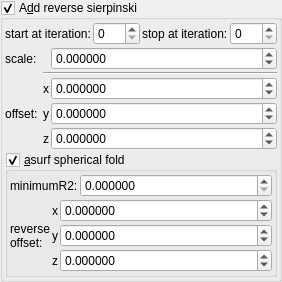
    <widget class="MyGroupBox" name="groupCheck_transf_function_enabled_false">
     <property name="title">
      <string>A&amp;dd reverse sierpinski</string>
     </property>
     <property name="checkable">
      <bool>true</bool>
     </property>
     <layout class="QVBoxLayout" name="verticalLayout_10" stretch="0,0,0">
      <property name="spacing">
       <number>2</number>
      </property>
      <property name="leftMargin">
       <number>2</number>
      </property>
      <property name="topMargin">
       <number>2</number>
      </property>
      <property name="rightMargin">
       <number>2</number>
      </property>
      <property name="bottomMargin">
       <number>2</number>
      </property>
      <item>
       <layout class="QGridLayout" name="gridLayout_75">
        <property name="spacing">
         <number>2</number>
        </property>
        <item row="0" column="1">
         <widget class="MySpinBox" name="spinboxInt_transf_start_iterations_C">
          <property name="sizePolicy">
           <sizepolicy hsizetype="Minimum" vsizetype="Maximum">
            <horstretch>0</horstretch>
            <verstretch>0</verstretch>
           </sizepolicy>
          </property>
          <property name="maximum">
           <number>999</number>
          </property>
         </widget>
        </item>
        <item row="0" column="0">
         <widget class="QLabel" name="label_263">
          <property name="text">
           <string>start at iteration:</string>
          </property>
         </widget>
        </item>
        <item row="0" column="2">
         <widget class="QLabel" name="label_264">
          <property name="text">
           <string>stop at iteration:</string>
          </property>
         </widget>
        </item>
        <item row="0" column="3">
         <widget class="MySpinBox" name="spinboxInt_transf_stop_iterations_C">
          <property name="sizePolicy">
           <sizepolicy hsizetype="Minimum" vsizetype="Maximum">
            <horstretch>0</horstretch>
            <verstretch>0</verstretch>
           </sizepolicy>
          </property>
          <property name="maximum">
           <number>999</number>
          </property>
         </widget>
        </item>
       </layout>
      </item>
      <item>
       <layout class="QGridLayout" name="gridLayout_65" columnstretch="0,0,0,1">
        <property name="spacing">
         <number>2</number>
        </property>
        <item row="0" column="3">
         <widget class="MyDoubleSpinBox" name="spinbox_transf_scale_1">
          <property name="sizePolicy">
           <sizepolicy hsizetype="Minimum" vsizetype="Maximum">
            <horstretch>0</horstretch>
            <verstretch>0</verstretch>
           </sizepolicy>
          </property>
          <property name="prefix">
           <string/>
          </property>
          <property name="suffix">
           <string/>
          </property>
          <property name="decimals">
           <number>6</number>
          </property>
          <property name="minimum">
           <double>-99.989999999999995</double>
          </property>
          <property name="maximum">
           <double>99.989999999999995</double>
          </property>
          <property name="singleStep">
           <double>0.100000000000000</double>
          </property>
         </widget>
        </item>
        <item row="4" column="3">
         <widget class="MyDoubleSpinBox" name="spinbox3_transf_offsetF_000_z">
          <property name="sizePolicy">
           <sizepolicy hsizetype="Minimum" vsizetype="Maximum">
            <horstretch>0</horstretch>
            <verstretch>0</verstretch>
           </sizepolicy>
          </property>
          <property name="prefix">
           <string/>
          </property>
          <property name="suffix">
           <string/>
          </property>
          <property name="decimals">
           <number>6</number>
          </property>
          <property name="minimum">
           <double>-99.989999999999995</double>
          </property>
          <property name="maximum">
           <double>99.989999999999995</double>
          </property>
          <property name="singleStep">
           <double>0.100000000000000</double>
          </property>
         </widget>
        </item>
        <item row="4" column="2">
         <widget class="QLabel" name="label_121">
          <property name="text">
           <string notr="true">z</string>
          </property>
         </widget>
        </item>
        <item row="2" column="2">
         <widget class="QLabel" name="label_120">
          <property name="text">
           <string notr="true">x</string>
          </property>
         </widget>
        </item>
        <item row="3" column="2">
         <widget class="QLabel" name="label_117">
          <property name="text">
           <string notr="true">y</string>
          </property>
         </widget>
        </item>
        <item row="2" column="3">
         <widget class="MyDoubleSpinBox" name="spinbox3_transf_offsetF_000_x">
          <property name="sizePolicy">
           <sizepolicy hsizetype="Minimum" vsizetype="Maximum">
            <horstretch>0</horstretch>
            <verstretch>0</verstretch>
           </sizepolicy>
          </property>
          <property name="prefix">
           <string/>
          </property>
          <property name="suffix">
           <string/>
          </property>
          <property name="decimals">
           <number>6</number>
          </property>
          <property name="minimum">
           <double>-99.989999999999995</double>
          </property>
          <property name="maximum">
           <double>99.989999999999995</double>
          </property>
          <property name="singleStep">
           <double>0.100000000000000</double>
          </property>
         </widget>
        </item>
        <item row="3" column="3">
         <widget class="MyDoubleSpinBox" name="spinbox3_transf_offsetF_000_y">
          <property name="sizePolicy">
           <sizepolicy hsizetype="Minimum" vsizetype="Maximum">
            <horstretch>0</horstretch>
            <verstretch>0</verstretch>
           </sizepolicy>
          </property>
          <property name="prefix">
           <string/>
          </property>
          <property name="suffix">
           <string/>
          </property>
          <property name="decimals">
           <number>6</number>
          </property>
          <property name="minimum">
           <double>-99.989999999999995</double>
          </property>
          <property name="maximum">
           <double>99.989999999999995</double>
          </property>
          <property name="singleStep">
           <double>0.100000000000000</double>
          </property>
         </widget>
        </item>
        <item row="3" column="1">
         <widget class="QLabel" name="label_37">
          <property name="text">
           <string notr="true">offset: </string>
          </property>
          <property name="alignment">
           <set>Qt::AlignCenter</set>
          </property>
         </widget>
        </item>
        <item row="0" column="1">
         <widget class="QLabel" name="label_97">
          <property name="text">
           <string>scale:</string>
          </property>
         </widget>
        </item>
        <item row="1" column="2" colspan="2">
         <widget class="Line" name="line_2">
          <property name="orientation">
           <enum>Qt::Horizontal</enum>
          </property>
         </widget>
        </item>
       </layout>
      </item>
      <item>
       <widget class="MyGroupBox" name="groupCheck_transf_function_enabledN_false">
        <property name="title">
         <string>&amp;asurf spherical fold</string>
        </property>
        <property name="checkable">
         <bool>true</bool>
        </property>
        <layout class="QVBoxLayout" name="verticalLayout_15" stretch="0,0">
         <property name="spacing">
          <number>2</number>
         </property>
         <property name="leftMargin">
          <number>2</number>
         </property>
         <property name="topMargin">
          <number>2</number>
         </property>
         <property name="rightMargin">
          <number>2</number>
         </property>
         <property name="bottomMargin">
          <number>2</number>
         </property>
         <item>
          <layout class="QGridLayout" name="gridLayout_4" columnstretch="0,1">
           <item row="0" column="1">
            <widget class="MyDoubleSpinBox" name="spinbox_transf_scale_025">
             <property name="sizePolicy">
              <sizepolicy hsizetype="Minimum" vsizetype="Maximum">
               <horstretch>0</horstretch>
               <verstretch>0</verstretch>
              </sizepolicy>
             </property>
             <property name="prefix">
              <string/>
             </property>
             <property name="suffix">
              <string/>
             </property>
             <property name="decimals">
              <number>6</number>
             </property>
             <property name="minimum">
              <double>0.000000000000000</double>
             </property>
             <property name="maximum">
              <double>99.989999999999995</double>
             </property>
             <property name="singleStep">
              <double>0.100000000000000</double>
             </property>
            </widget>
           </item>
           <item row="0" column="0">
            <widget class="QLabel" name="label_51">
             <property name="text">
              <string>minimumR2:</string>
             </property>
            </widget>
           </item>
          </layout>
         </item>
         <item>
          <layout class="QGridLayout" name="gridLayout_19" columnstretch="0,0,1">
           <property name="spacing">
            <number>2</number>
           </property>
           <item row="3" column="1">
            <widget class="QLabel" name="label_128">
             <property name="sizePolicy">
              <sizepolicy hsizetype="Preferred" vsizetype="Preferred">
               <horstretch>0</horstretch>
               <verstretch>0</verstretch>
              </sizepolicy>
             </property>
             <property name="text">
              <string notr="true">x</string>
             </property>
             <property name="alignment">
              <set>Qt::AlignRight|Qt::AlignTrailing|Qt::AlignVCenter</set>
             </property>
            </widget>
           </item>
           <item row="5" column="1">
            <widget class="QLabel" name="label_126">
             <property name="sizePolicy">
              <sizepolicy hsizetype="Preferred" vsizetype="Preferred">
               <horstretch>0</horstretch>
               <verstretch>0</verstretch>
              </sizepolicy>
             </property>
             <property name="text">
              <string notr="true">z</string>
             </property>
             <property name="alignment">
              <set>Qt::AlignRight|Qt::AlignTrailing|Qt::AlignVCenter</set>
             </property>
            </widget>
           </item>
           <item row="3" column="0" rowspan="3">
            <widget class="QLabel" name="label_18">
             <property name="text">
              <string>reverse
offset:</string>
             </property>
            </widget>
           </item>
           <item row="4" column="1">
            <widget class="QLabel" name="label_127">
             <property name="sizePolicy">
              <sizepolicy hsizetype="Preferred" vsizetype="Preferred">
               <horstretch>0</horstretch>
               <verstretch>0</verstretch>
              </sizepolicy>
             </property>
             <property name="text">
              <string notr="true">y</string>
             </property>
             <property name="alignment">
              <set>Qt::AlignRight|Qt::AlignTrailing|Qt::AlignVCenter</set>
             </property>
            </widget>
           </item>
           <item row="4" column="2">
            <widget class="MyDoubleSpinBox" name="spinbox3_mandelbox_offset_y">
             <property name="sizePolicy">
              <sizepolicy hsizetype="Minimum" vsizetype="Maximum">
               <horstretch>0</horstretch>
               <verstretch>0</verstretch>
              </sizepolicy>
             </property>
             <property name="prefix">
              <string/>
             </property>
             <property name="suffix">
              <string/>
             </property>
             <property name="decimals">
              <number>6</number>
             </property>
             <property name="minimum">
              <double>-100.000000000000000</double>
             </property>
             <property name="maximum">
              <double>100.000000000000000</double>
             </property>
             <property name="singleStep">
              <double>0.100000000000000</double>
             </property>
            </widget>
           </item>
           <item row="3" column="2">
            <widget class="MyDoubleSpinBox" name="spinbox3_mandelbox_offset_x">
             <property name="sizePolicy">
              <sizepolicy hsizetype="Minimum" vsizetype="Maximum">
               <horstretch>0</horstretch>
               <verstretch>0</verstretch>
              </sizepolicy>
             </property>
             <property name="prefix">
              <string/>
             </property>
             <property name="suffix">
              <string/>
             </property>
             <property name="decimals">
              <number>6</number>
             </property>
             <property name="minimum">
              <double>-100.000000000000000</double>
             </property>
             <property name="maximum">
              <double>100.000000000000000</double>
             </property>
             <property name="singleStep">
              <double>0.100000000000000</double>
             </property>
            </widget>
           </item>
           <item row="5" column="2">
            <widget class="MyDoubleSpinBox" name="spinbox3_mandelbox_offset_z">
             <property name="sizePolicy">
              <sizepolicy hsizetype="Minimum" vsizetype="Maximum">
               <horstretch>0</horstretch>
               <verstretch>0</verstretch>
              </sizepolicy>
             </property>
             <property name="prefix">
              <string/>
             </property>
             <property name="suffix">
              <string/>
             </property>
             <property name="decimals">
              <number>6</number>
             </property>
             <property name="minimum">
              <double>-100.000000000000000</double>
             </property>
             <property name="maximum">
              <double>100.000000000000000</double>
             </property>
             <property name="singleStep">
              <double>0.100000000000000</double>
             </property>
            </widget>
           </item>
          </layout>
         </item>
        </layout>
       </widget>
      </item>
     </layout>
    </widget>
